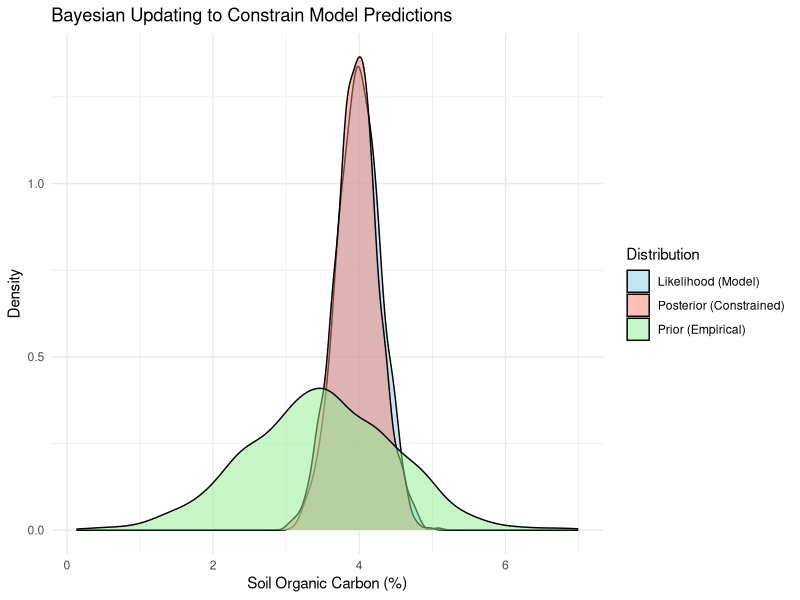

The R script that drew this image: (Note: this script raises an error after producing the figure.)
# Load necessary library
library(ggplot2)

# Define the parameters for the prior distribution (based on empirical data)
prior_mean <- 3.5
prior_sd <- 1.0

# Define the parameters for the likelihood distribution (based on model predictions)
likelihood_mean <- 4.0
likelihood_sd <- 0.3

# Bayesian updating for the posterior mean and standard deviation
# Formula for Bayesian updating when both prior and likelihood are normal distributions:
# Posterior mean = (prior_mean / prior_variance + likelihood_mean / likelihood_variance) /
#                  (1 / prior_variance + 1 / likelihood_variance)
# Posterior variance = 1 / (1 / prior_variance + 1 / likelihood_variance)

# Calculate variances
prior_var <- prior_sd^2
likelihood_var <- likelihood_sd^2

# Calculate posterior mean and variance
posterior_mean <- (prior_mean / prior_var + likelihood_mean / likelihood_var) /
  (1 / prior_var + 1 / likelihood_var)
posterior_var <- 1 / (1 / prior_var + 1 / likelihood_var)
posterior_sd <- sqrt(posterior_var)

# Print posterior mean and standard deviation
cat("Posterior Mean:", posterior_mean, "\n")
cat("Posterior SD:", posterior_sd, "\n")

# Generate samples for visualization
set.seed(42)  # for reproducibility
n_samples <- 1000
prior_samples <- rnorm(n_samples, mean = prior_mean, sd = prior_sd)
likelihood_samples <- rnorm(n_samples, mean = likelihood_mean, sd = likelihood_sd)
posterior_samples <- rnorm(n_samples, mean = posterior_mean, sd = posterior_sd)

# Combine into a data frame for plotting
data <- data.frame(
  Value = c(prior_samples, likelihood_samples, posterior_samples),
  Distribution = factor(rep(c("Prior (Empirical)", "Likelihood (Model)", "Posterior (Constrained)"),
                            each = n_samples))
)

# Plot the distributions
ggplot(data, aes(x = Value, fill = Distribution)) +
  geom_density(alpha = 0.5) +
  labs(title = "Bayesian Updating to Constrain Model Predictions",
       x = "Soil Organic Carbon (%)",
       y = "Density") +
  theme_minimal() +
  scale_fill_manual(values = c("skyblue", "salmon", "lightgreen"))







# Load necessary library
library(ggplot2)

# Define the empirical prior distribution
prior_mean <- 3.5
prior_sd <- 1.0

# Define the model predictions (biased likelihood)
biased_likelihood_mean <- 6.0  # Significantly biased mean
biased_likelihood_sd <- 0.3    # High precision (low variance)

# Inflate the likelihood variance to reduce its influence
inflation_factor <- 4
adjusted_likelihood_sd <- sqrt(biased_likelihood_sd^2 * inflation_factor)

# Bayesian updating
prior_var <- prior_sd^2
adjusted_likelihood_var <- adjusted_likelihood_sd^2

posterior_mean <- (prior_mean / prior_var + biased_likelihood_mean / adjusted_likelihood_var) /
  (1 / prior_var + 1 / adjusted_likelihood_var)
posterior_var <- 1 / (1 / prior_var + 1 / adjusted_likelihood_var)
posterior_sd <- sqrt(posterior_var)

# Truncate the posterior within the empirical range
posterior_samples <- rnorm(1000, mean = posterior_mean, sd = posterior_sd)
empirical_min <- prior_mean - 3 * prior_sd
empirical_max <- prior_mean + 3 * prior_sd
posterior_samples_truncated <- posterior_samples[posterior_samples >= empirical_min &
                                                   posterior_samples <= empirical_max]

# Combine into a data frame for visualization
data <- data.frame(
  Value = c(rnorm(984, mean = prior_mean, sd = prior_sd),
            rnorm(984, mean = biased_likelihood_mean, sd = biased_likelihood_sd),
            posterior_samples_truncated),
  Distribution = factor(rep(c("Prior (Empirical)",
                              "Likelihood (Biased Model)",
                              "Posterior (Constrained)"), each = length(posterior_samples_truncated)))
)

# Plot the distributions
ggplot(data, aes(x = Value, fill = Distribution)) +
  geom_density(alpha = 0.5) +
  labs(title = "Bayesian Updating with Biased Predictions",
       x = "Soil Organic Carbon (%)",
       y = "Density") +
  theme_minimal() +
  scale_fill_manual(values = c("skyblue", "salmon", "lightgreen"))




# Load necessary libraries
library(ggplot2)
library(dplyr)

# Define the empirical (prior) and model prediction (likelihood) distributions
# Simulate non-normal distributions for demonstration purposes
set.seed(42)
empirical_prior <- c(rnorm(500, mean = 3.5, sd = 0.8), runif(200, min = 1.5, max = 2.5))
model_predictions <- c(rnorm(700, mean = 6.0, sd = 0.4), rnorm(300, mean = 5.5, sd = 0.3))

# Define a grid of values for evaluation
value_grid <- seq(0, 8, by = 0.01)

# Estimate densities for the prior and likelihood
prior_density <- density(empirical_prior, bw = "nrd0", from = 0, to = 8, n = length(value_grid))
likelihood_density <- density(model_predictions, bw = "nrd0", from = 0, to = 8, n = length(value_grid))

# Interpolate densities to match the grid
prior_prob <- approxfun(prior_density$x, prior_density$y)(value_grid)
likelihood_prob <- approxfun(likelihood_density$x, likelihood_density$y)(value_grid)

# Normalize densities to ensure they sum to 1 (if not already normalized)
prior_prob <- prior_prob / sum(prior_prob)
likelihood_prob <- likelihood_prob / sum(likelihood_prob)

# Compute the posterior using Bayes' rule: posterior ∝ prior * likelihood
posterior_prob <- prior_prob * likelihood_prob
posterior_prob <- posterior_prob / sum(posterior_prob)  # Normalize posterior

# Create a data frame for visualization
posterior_samples <- sample(value_grid, size = 1000, prob = posterior_prob, replace = TRUE)

data <- data.frame(
  Value = c(empirical_prior, model_predictions, posterior_samples),
  Distribution = factor(c(
    rep("Prior (SSURGO-Mapunit)", length(empirical_prior)),
    rep("Likelihood (SOLUS-QRF predictions at selected pixel)", length(model_predictions)),
    rep("Posterior (SSURGO Constrained SOLUS)", length(posterior_samples))
  ))
)

# Plot the distributions
ggplot(data, aes(x = Value, fill = Distribution)) +
  geom_density(alpha = 0.5) +
  labs(title = "Bayesian Updating",
       x = "Soil Organic Carbon (%)",
       y = "Density") +
  theme_minimal() +
  scale_fill_manual(values = c("skyblue", "salmon", "lightgreen")) +
  scale_x_continuous(limits = c(0, 8), breaks = seq(0, 8, by = 1))
